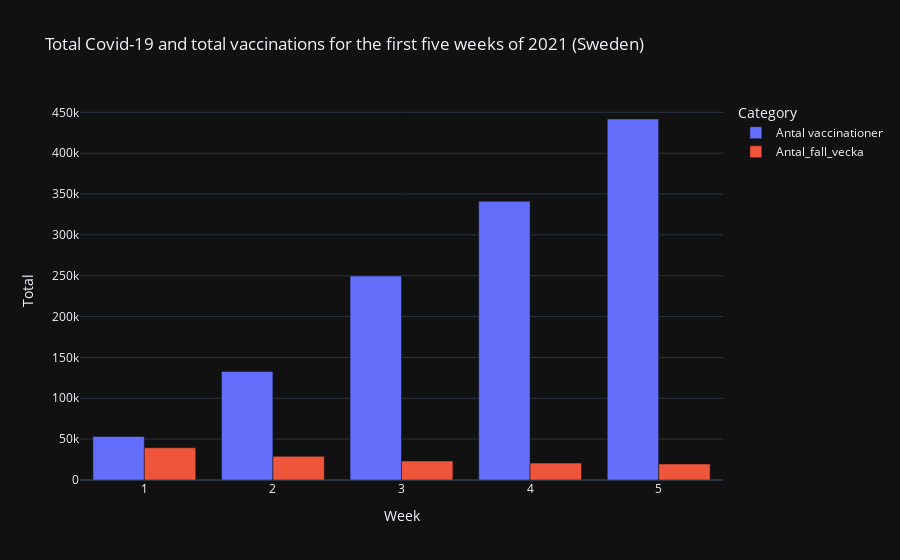

Write notebook code for a chart like this one.
### Markdown cell above
### Covid-19 cases and vaccination per week

The goal of comparing Covid-19 cases with vaccination is to understand if the vaccine is effective. By examining the data, we can see a trend, as more people get vaccinated, there appears to be a decrease in weekly Covid-19 cases

### Code cell
vaccine_data = pd.read_excel("Labb-data/Folkhalsomyndigheten_Covid19_Vaccine.xlsx", sheet_name="Vaccinationer tidsserie")
covid_data = pd.read_excel("Labb-data/Folkhalsomyndigheten_Covid19.xlsx", sheet_name="Veckodata Riket")

vaccine_data["År"] = vaccine_data["År"].astype(str).str.replace(".", "")
covid_data["år"] = covid_data["år"].astype(str)

vaccine_data = (
    vaccine_data[(vaccine_data["Region"] == "| Sverige |") & (vaccine_data["År"] == "2021")]
    .groupby(["Vecka", "År"])["Antal vaccinationer"]
    .sum()
    .reset_index()
)

# Rename columns in covid_data to match vaccine_data_sweden
covid_data.rename(columns={"veckonummer": "Vecka"}, inplace=True)

# Merge the DataFrames so both have same names for vecka
merged_data = pd.merge(vaccine_data, covid_data, left_on=["Vecka", "År"], right_on=["Vecka", "år"], how="outer")
merged_data.fillna(0, inplace=True)

fig = px.bar(merged_data.head(5), x="Vecka", y=["Antal vaccinationer", "Antal_fall_vecka"],
             title="Total Covid-19 and total vaccinations for the first five weeks of 2021 (Sweden)",
             labels={"value": "Total", "variable": "Category", "Vecka": "Week"},
             barmode="group",
             template = "plotly_dark")

fig.show()
# fig.write_html("Assigment3_effectiveness")

### Figure 1 — Plotly figure (JSON) as saved in the notebook; plotly's stock layout.template omitted (floating-point values rounded to 4 significant figures)
{"data": [{"alignmentgroup": "True", "hovertemplate": "Category=Antal vaccinationer<br>Week=%{x}<br>Total=%{y}<extra></extra>", "legendgroup": "Antal vaccinationer", "marker": {"color": "#636efa", "pattern": {"shape": ""}}, "name": "Antal vaccinationer", "offsetgroup": "Antal vaccinationer", "orientation": "v", "showlegend": true, "textposition": "auto", "type": "bar", "x": [1, 2, 3, 4, 5], "xaxis": "x", "y": [53258, 132915, 249712, 341293, 441803], "yaxis": "y"}, {"alignmentgroup": "True", "hovertemplate": "Category=Antal_fall_vecka<br>Week=%{x}<br>Total=%{y}<extra></extra>", "legendgroup": "Antal_fall_vecka", "marker": {"color": "#EF553B", "pattern": {"shape": ""}}, "name": "Antal_fall_vecka", "offsetgroup": "Antal_fall_vecka", "orientation": "v", "showlegend": true, "textposition": "auto", "type": "bar", "x": [1, 2, 3, 4, 5], "xaxis": "x", "y": [39446, 28935, 23222, 20654, 19604], "yaxis": "y"}], "layout": {"barmode": "group", "legend": {"title": {"text": "Category"}, "tracegroupgap": 0}, "title": {"text": "Total Covid-19 and total vaccinations for the first five weeks of 2021 (Sweden)"}, "xaxis": {"anchor": "y", "domain": [0, 1], "title": {"text": "Week"}}, "yaxis": {"anchor": "x", "domain": [0, 1], "title": {"text": "Total"}}}}
